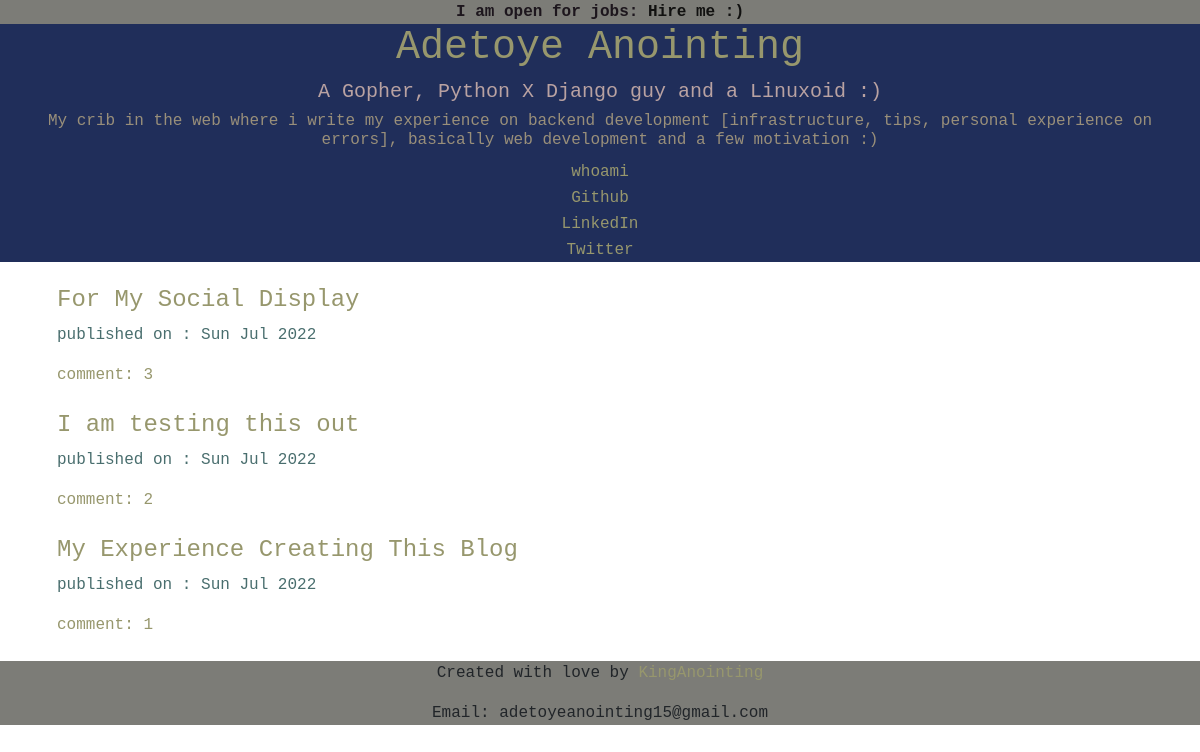
Before: / with the older database file.
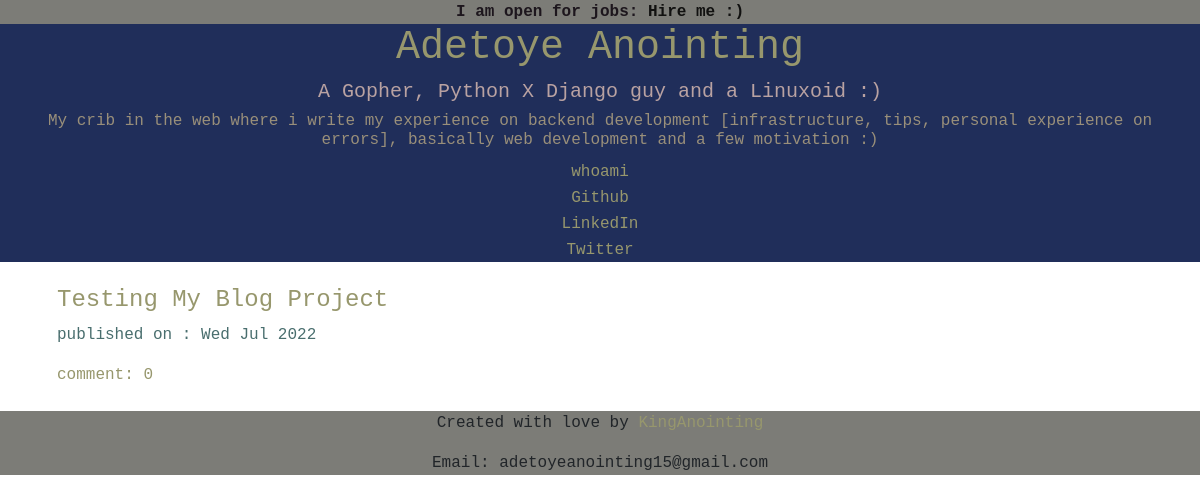
After: the same page with the newer database file.
### kingblog/models.py (models this page shows, shortened)
class Post(models.Model):
    author = models.ForeignKey("auth.User", on_delete=models.CASCADE)
    title = models.CharField(max_length=200)
    text = RichTextUploadingField()
    created_date = models.DateTimeField(default=timezone.now)
    published_date = models.DateTimeField(blank=True,null=True)
    slug = models.SlugField(unique=True)
    def approved_comments(self):
        return self.comments.filter(approved_comment = True)

### kingblog/views.py (the view)
# urls.py: path("", PostListView.as_view(), name="post_list"),
class PostListView(ListView):
    model = Post
    def get_queryset(self):
        return Post.objects.filter(published_date__lte=timezone.now()).order_by("-published_date")

### kingblog/templates/kingblog/post_list.html (shortened to what this page needs)
{% extends "kingblog/layout.html" %}
{% block body %}
<div class="container">
{% for post in post_list %}
    <div class="post">
        <h4>
            <a href="{% url 'post_detail' slug=post.slug %}">{{post.title}}</a>
        </h4>
        <div class="date">
            <p>published on : {{post.published_date|date:"D M Y"}}</p>
        </div>
        <a href="{% url 'post_detail' slug=post.slug %}">comment: {{ post.approved_comments.count }}</a>
        <br>
        <br>
    </div>
{% endfor %}
</div>
{% endblock%}

### kingblog/templates/kingblog/layout.html (shortened to what this page needs)
{%load static%}
<!DOCTYPE html>
<html lang="en">
  <head>
    <link
      href="https://cdn.jsdelivr.net/npm/bootstrap@5.1.3/dist/css/bootstrap.min.css"
      rel="stylesheet"
    />
    <link
      rel="stylesheet"
      href="//cdn.jsdelivr.net/npm/medium-editor@latest/dist/css/medium-editor.min.css"
      type="text/css"
      media="screen"
      charset="utf-8"
    />
    <link
      rel="stylesheet"
      href="https://cdn.jsdelivr.net/npm/bootstrap@4.6.1/dist/css/bootstrap.min.css"
    />
    <link rel="stylesheet" href="{% static 'css/blog.css' %}" />
  </head>
  <body>
    <center>
      <div class='header' id="myHeader">I am open for jobs: <a style="font-weight: bold; color: rgb(17, 17, 16);" href="{% url 'pdf_view' %}">Hire me :)</a></div>
    </center>
      <center>
        <div id="about">
          <a href="{% url 'post_list' %}">
            <h1 id="name">Adetoye Anointing</h1>
          </a>
          <div class="container">
          <h5 class="intro">A Gopher, Python X Django guy and a Linuxoid :)</h5>
          <h6 class="about">
            My crib in the web where i write my experience on backend
            development [infrastructure, tips, personal experience on errors],
            basically web development and a few motivation :)
          <center>
            <a href="{%url 'whoami' %}" whoami>whoami</a>
            <br />
            <a href="https://www.github.com/KingAnointing">Github</a>
            <br />
            <a href="https://www.linkedin.com/in/adetoye-anointing-155270235/">LinkedIn</a>
            <br />
            <a href="https://www.twitter.com/KingAn0inting">Twitter</a>
          </center>
        </div>
      </center>
    <br>
    <div class="content container">
      <div class="row">
        <div class="col-md-16">
          <div class="blog_post">{%block body%} {% endblock %}</div>
        </div>
      </div>
    </div>
    <div class='footer'>
      <center>
        Created with love by <a href="https://www.twitter.com/KingAn0inting/">KingAnointing</a>
        Email: adetoyeanointing15@gmail.com
      </center>
    </div>
  </body>
</html>

### kingblog/static/css/blog.css (style rules this page uses)
.header { background-color: rgb(124, 124, 119); color: rgb(29, 22, 29); font-weight: bold; font-family: 'Lucida Console', 'Courier New', monospace }
#about { background-color: rgb(32, 46, 90); color: rgb(185, 162, 162); }
.comment,.about { color:rgb(153, 143, 122) ; font-family:cursive,monospace }
a,#name { font-family: 'Brush Script MT', cursive, monospace; color: rgb(151, 151, 109); }
.intro { font-family: 'Courier New', Courier, monospace; }
.date { color: rgb(73, 110, 110); }
.content { font-family: cursive,monospace; color: rgb(87, 57, 57); }
.footer { background-color: rgb(124, 124, 119); font-family: cursive, monospace; }

Changed rows visible on the page:
removed Post: title "For My Social Display", published_date "Sun Jul 2022", approved_comments.count "3"
removed Post: title "I am testing this out", published_date "Sun Jul 2022", approved_comments.count "2"
removed Post: title "My Experience Creating This Blog", published_date "Sun Jul 2022", approved_comments.count "1"
added Post: title "Testing My Blog Project", published_date "Wed Jul 2022", approved_comments.count "0"
